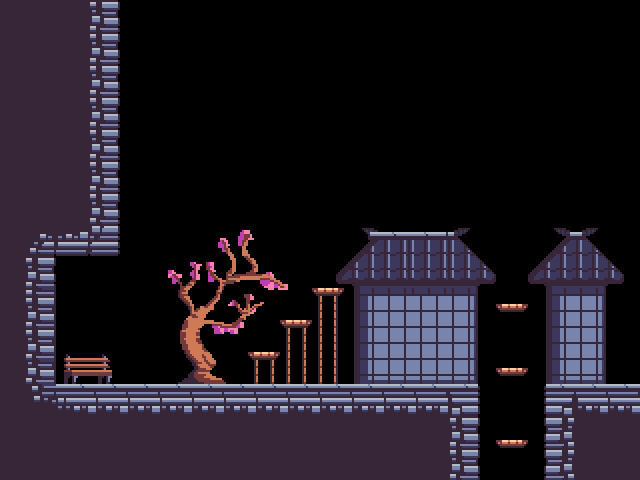

This game map was drawn from its Tiled (.tmx) file and the tilesets committed beside it. A one-line description and the trimmed map source follow:
An orthogonal 80x60 tile map with 8x8 px tiles, 2 tile layers (Calque de Tile 1, Calque 2).

<map version="1.0" orientation="orthogonal" renderorder="right-down" width="80" height="60" tilewidth="8" tileheight="8" nextobjectid="1">
 <tileset firstgid="1" name="Tileset" tilewidth="8" tileheight="8" tilecount="4096">
  <image source="Tileset.png" trans="ff00ff" width="512" height="512" />
 </tileset>
 <layer name="Calque de Tile 1" width="80" height="60">
  <data>[4800 cells, 2520 non-empty, 1459 distinct tile ids]</data>
 </layer>
 <layer name="Calque 2" width="80" height="60">
  <data>[4800 cells, 600 non-empty, 260 distinct tile ids]</data>
 </layer>
</map>